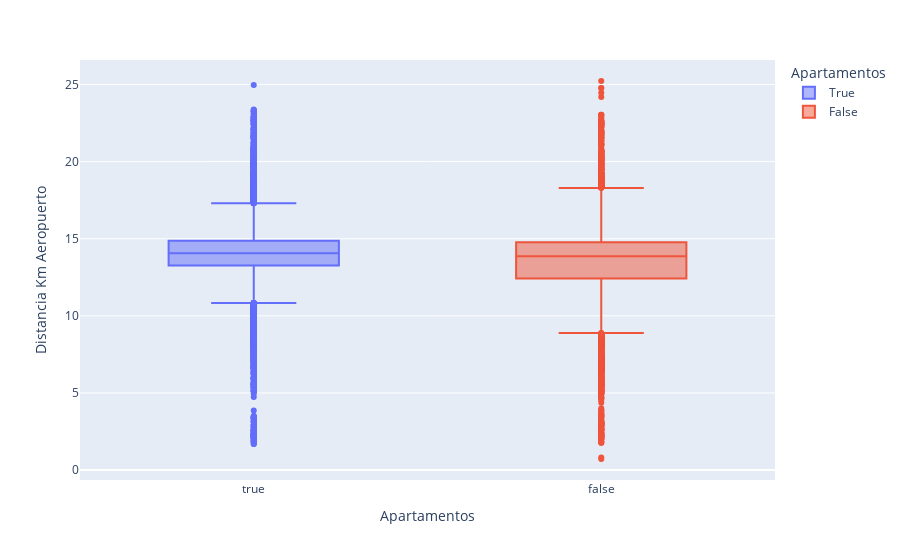

Write notebook code for a chart like this one.
### Code cell
#Distancia dde Aeropuerto

px.box(
    data_frame=df,
    x="target",
    y="dist_km_airport",
    color="target",
    labels={"dist_km_airport": "Distancia Km Aeropuerto",
            "target":'Apartamentos'}
)

### Figure 1 — Plotly figure (JSON) as saved in the notebook; plotly's stock layout.template omitted (floating-point values rounded to 4 significant figures; data arrays with more than 128 entries replaced by an {"elided": "..."} marker saying what was removed)
{"data": [{"alignmentgroup": "True", "hovertemplate": "Apartamentos=%{x}<br>Distancia Km Aeropuerto=%{y}<extra></extra>", "legendgroup": "True", "marker": {"color": "#636efa"}, "name": "True", "notched": false, "offsetgroup": "True", "orientation": "v", "showlegend": true, "type": "box", "x": {"elided": "14437 bool values"}, "x0": " ", "xaxis": "x", "y": {"elided": "14437 float values"}, "y0": " ", "yaxis": "y"}, {"alignmentgroup": "True", "hovertemplate": "Apartamentos=%{x}<br>Distancia Km Aeropuerto=%{y}<extra></extra>", "legendgroup": "False", "marker": {"color": "#EF553B"}, "name": "False", "notched": false, "offsetgroup": "False", "orientation": "v", "showlegend": true, "type": "box", "x": {"elided": "6583 bool values"}, "x0": " ", "xaxis": "x", "y": {"elided": "6583 float values"}, "y0": " ", "yaxis": "y"}], "layout": {"boxmode": "overlay", "legend": {"title": {"text": "Apartamentos"}, "tracegroupgap": 0}, "margin": {"t": 60}, "xaxis": {"anchor": "y", "categoryarray": [true, false], "categoryorder": "array", "domain": [0, 1], "title": {"text": "Apartamentos"}}, "yaxis": {"anchor": "x", "domain": [0, 1], "title": {"text": "Distancia Km Aeropuerto"}}}}
